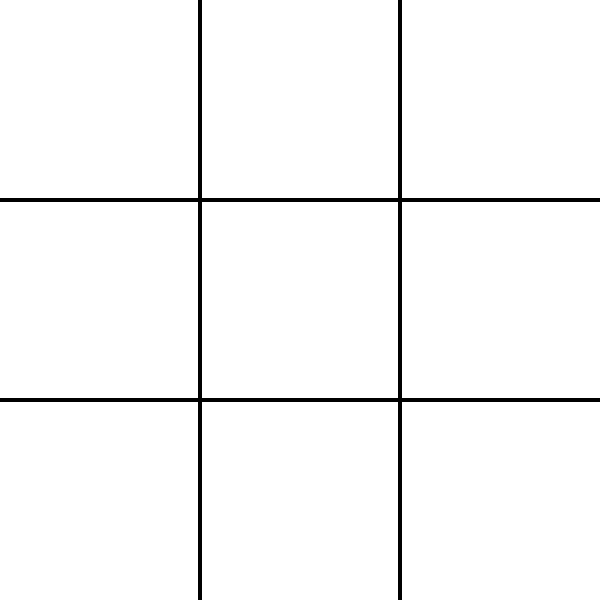
Frame 1 (no input)
Frame 60 (no input): identical to frame 1, image omitted
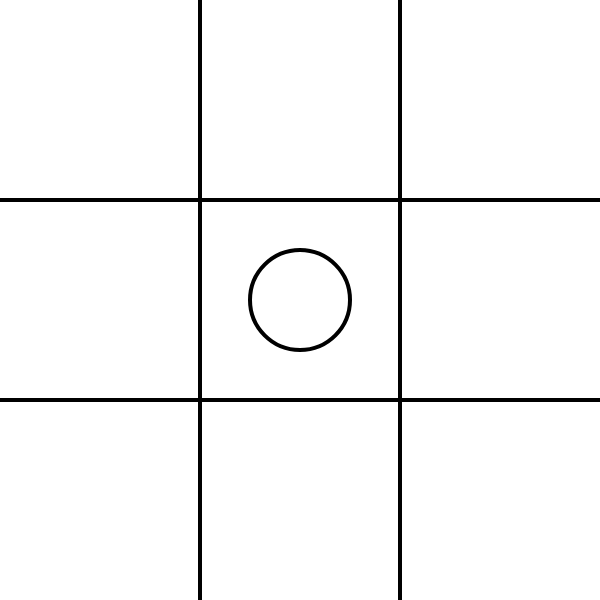
Frame 120 (the mouse pressed at the canvas centre since frame 60)

The p5.js sketch that drew these frames (run headless with seeded random() and noise() and a simulated clock; from frame 60 on, the mouse is pressed at the canvas centre):

// p5.js sketch
// ── sketch.js
let board = [['','',''],['','',''],['','','']];
let player = ['O','X'];
let w,h;
let size = 3;
let currentPlayer; // indicates location in player
let available = [];
var winner;
var winnerLine = [];
var done;
var whoIsWinner;
var win = 0;
var lose = 0;
var tie = 0;

function setup()
{   
    createCanvas(600,600);
    // Making empty board
    for(var i=0;i<size;i++)
    for(var j=0;j<size;j++)
        board[i][j] = '';
    
    // Choosing random player turn
    // currentPlayer = random(player);
    // currentPlayer = floor(random(player.length));
    currentPlayer = 0;
    whoIsWinner = false;

    // Making available space
    for(var i=0;i<size;i++)
        for(var j=0;j<size;j++)
            {
                if(board[i][j]=='')
                available.push([i,j]);
            }
    done = false;
}

function calculateAvailable()
{
    // Recalculating available after empty it
    available = [];
    for(var i=0;i<size;i++)
    for(var j=0;j<size;j++)
        {
            if(board[i][j]=='')
            available.push([i,j]);
        }
}
function changePlayer()
{
    // currentPlayer = (currentPlayer != player[0]) ? player[0] : player[1];
    currentPlayer = (currentPlayer+1)%player.length;
}

function equal(a,b,c)
{
    return (a == b && b == c && c ==a && a != '');
}

function checkWinner()
{
    winner = null;
    winnerLine = [];
    // Horizontal 
    for(var i=0;i<size;i++)
    {
        if(equal(board[i][0],board[i][1],board[i][2]))
           {
                winner = board[i][0];
                winnerLine.push([i,0]);
                winnerLine.push([i,2]);
           }
    }
    // Vertical
    for(var j=0;j<size;j++)
    {
        if(equal(board[0][j],board[1][j],board[2][j]))
            {
                winner = board[0][j];
                winnerLine.push([0,j]);
                winnerLine.push([2,j]);
            }
    }

    // Diagonal
    if(equal(board[0][0],board[1][1],board[2][2]))
        {
            winner = board[1][1];
            winnerLine.push([0,0]);
            winnerLine.push([2,2]);
        }
    if(equal(board[2][0],board[1][1],board[0][2]))
        {
            winner = board[1][1];
            winnerLine.push([2,0]);
            winnerLine.push([0,2]);
        }
    // No winner and no space available
    if(winner == null && available.length==0)
     {  
         return 'Tie';
     }
     else 
     if(winner != null)
     {
        return winner;
     }
    
}

function mousePressed()
{
    if(!done)
    {
        if(player[currentPlayer] == player[0])
        {
            var i = floor(mouseY/h);
            var j = floor(mouseX/w);
    
            var isAvailable = false;
            for(var x=0;x<available.length;x++)
                {
                    var findA = available[x];
                    if(findA[0] == i && findA[1] == j)
                        isAvailable = true;
                }
            // Using find,indexOf,includes functions of js
            if(isAvailable)
            {
                board[i][j] = player[currentPlayer];
                // Change player
                changePlayer();
                // Recalculating available
                calculateAvailable();
            }
        }
        else
            nextTurn();
      //  whoIsWinner = whoIsWinner ? false : true;
    
        // Check winner
        var result = checkWinner();
        if(result != null)
        {
            //createP(result).style('color','#000').style('font-size','32pt');
            switch(player.indexOf(result))
            {
                case 0: win++;
                break;
                case 1: lose++;
                break;
                case -1: tie++;
                break;
            }
            console.log(win,tie,lose);
            console.log(result);
            // To stop mousePressed in this 5 sec interval
            done = true;
            // Winner Line
            //drawWinnerLine();
            setTimeout(setup,5000);
        }

    }
}
function drawWinnerLine()
{
    console.log(winnerLine);
    var p1 = winnerLine[0];
    var p2 = winnerLine[1];

    let xr = w/4;
    let yr = h/4;

    strokeWeight(20);
    stroke(255,0,0);
    //point(p1[1]*w+w/2,p1[0]*h+h/2);
    line(0,0,700,700);
}

function draw()
{
    background(255);
    w = width/size;
    h = height/size;
    noFill();
    strokeWeight(4);
    stroke(0);
    for(var i = 1; i < size;i++)
        line(w*i,0,w*i,height);
    for(var i = 1; i < size;i++)
        line(0,h*i,width,h*i);


    for(var i=0;i<size;i++)
        for(var j=0;j<size;j++)
            {
                let x = w*i+w/2;
                let y = h*j+h/2;
                let spot = board[j][i];
                if(spot == player[0])
                {
                    ellipse(x,y,w/2,h/2);
                }
                if(spot == player[1])
                {
                    let xr = w/4;
                    line(x-xr,y-xr,x+xr,y+xr);
                    line(x+xr,y-xr,x-xr,y+xr);
                }
            }
}

/*
2 AI Players
Use depth in score
Larger Board
More Players
Connect 4

Alpha beta pruning
Complex game 'Heuristic' 
*/
// ── minimax.js
/*
function nextTurn()
{
    // If available space then choose randomly and place it
    if(available.length!=0)
    {
        let spot = random(available);
        let i = spot[0];
        let j = spot[1];
        
        board[i][j] = player[currentPlayer];
        // Change player
        changePlayer();
        // Recalculating available
        calculateAvailable();
    }
}
*/
var count = 0;
function nextTurn()
{
    // If available space then choose randomly and place it
    if(available.length!=0)
    {   
        let bestScore= -Infinity;
        let bestMove;
        for(let spot of available)
        {
            let x = spot[0];
            let y = spot[1];
            board[x][y] = player[1];
            calculateAvailable();
            // Let suppose ai choose this x and y
            // Next move will be minimization by human
            let score = minimax(board,false);
            // Reset as if move was not choosen

            board[x][y] = '';
            available.push([x,y]);

            // AI trys to get maximum score
            if(score == max(score, bestScore))
                {
                    bestScore = score;
                    bestMove = { x , y }; 
                }
        }
        board[bestMove.x][bestMove.y] = player[currentPlayer];
        // Change player
        changePlayer();
        // Recalculating available
        calculateAvailable();
        // console.log(count);
        count = 0;
    }
}

let score = {
    X : 1,
    O : -1,
    Tie : 0
}

function minimax(board,isMaximizing)
{
    count++;
    // For Base Case
    var result = checkWinner();
    if(result != null)
    {   
        return score[result];
    }

    if(isMaximizing) // AI Turn
    {
        let bestScore= -Infinity;
        // Checking for each spot
        for(let spot of available)
        {
            let x = spot[0];
            let y = spot[1];
            board[x][y] = player[1];
            calculateAvailable();
            let score = minimax(board,false);
            board[x][y] = '';
            available.push([x,y]);
            bestScore = max(score,bestScore);
            // If it goes with this path and other will play optimal even then it wins
            // so no need to check any other path go to this poth only
           if(bestScore == 1)
               break;
        }
        return bestScore;
    }
    else
    {
        let bestScore= Infinity;
        // Checking for each spot
        for(let spot of available)
        {
            let x = spot[0];
            let y = spot[1];
            board[x][y] = player[0];
            calculateAvailable();
            let score = minimax(board,true);
            board[x][y] = '';    
            available.push([x,y]);
            bestScore = min(score, bestScore);
            // If it goes with this path and other will play optimal even then it wins
            // so no need to check any other path go to this poth only
            if(bestScore == -1)
                break;
        }
        return bestScore;
    }
}
